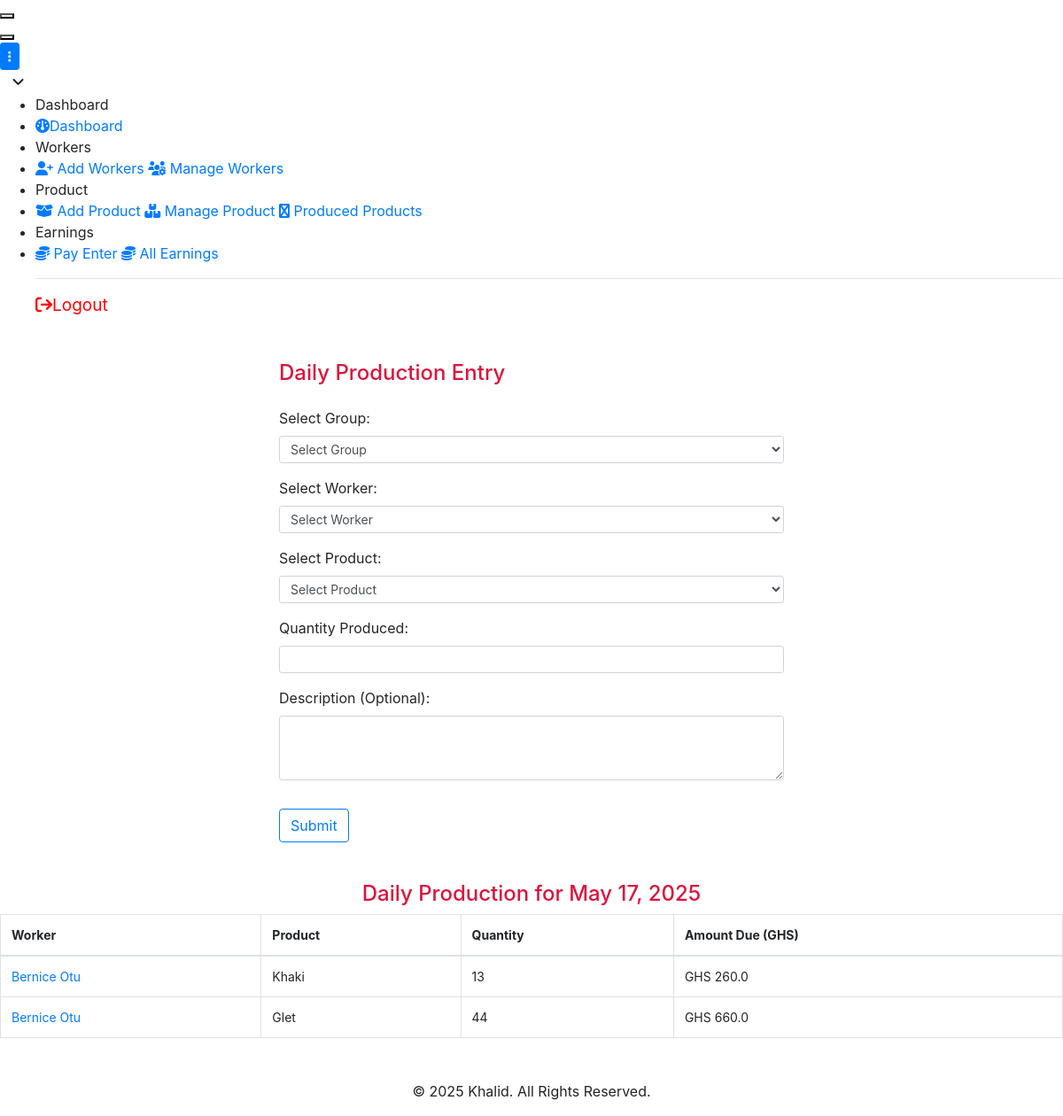
Screenshot of /earnings/ (signed in) with the database file from the repository.
### app/models.py (models this page shows, shortened)
class DailyProduction(models.Model):
    worker = models.ForeignKey('Worker', on_delete=models.CASCADE)
    product = models.ForeignKey('Product', on_delete=models.CASCADE)
    quantity = models.PositiveIntegerField()
    description = models.CharField(null=True, blank=True, max_length=200)
    date = models.DateField(default=timezone.now)
    @property
    def amount_due(self):
        return self.quantity * self.product.unit_price
    @property
    def amount_due(self):
        return self._amount_due
    @amount_due.setter
    def amount_due(self, value):
        self._amount_due = value

class Worker(models.Model):
    name = models.CharField(max_length=60)
    phone = models.CharField(max_length=20)
    email = models.EmailField(blank=True, null=True)
    gh_card = models.CharField("Ghana Card Number", max_length=20)
    profile_picture = models.ImageField(upload_to='profiles/', blank=True, null=True)
    created_at = models.DateTimeField(auto_now_add=True)
    groups = models.ForeignKey(Groups, on_delete=models.CASCADE, related_name='workers')
    is_leader = models.BooleanField(default=False)  # New field for leader status

class Product(models.Model):
    item = models.CharField(max_length=100)
    unit_price = models.DecimalField(max_digits=10, decimal_places=2)

### app/views.py (the view, shortened to what this page needs)
# urls.py: path('earnings/', views.dashboard_view, name='dashboard_view'),
@login_required
def dashboard_view(request):
    today = date.today()
    daily_data = DailyProduction.objects.filter(date=today).annotate(
        amount_due=ExpressionWrapper(
            F('quantity') * F('product__unit_price'),
            output_field=FloatField()
        )
    )
    monthly_group_summary = DailyProduction.objects.annotate(
        month=TruncMonth('date'),
        group_name=F('worker__groups__name')
    ).values('month', 'group_name').annotate(
        total_quantity=Sum('quantity'),
        total_due=Sum(
            ExpressionWrapper(
                F('quantity') * F('product__unit_price'),
                output_field=FloatField()
            )
        )
    ).order_by('month', 'group_name')
    context = {
        'today': today,
        'workers': Worker.objects.select_related('groups').all(),
        'daily_data': daily_data,
        'monthly_group_summary': monthly_group_summary,
        'groups': Groups.objects.all(),
        'products': Product.objects.all(),
    }
    return render(request, 'prod/work.html', context)

### app/templates/prod/work.html (shortened to what this page needs)
{% extends "base.html" %}
{% block content %}
<div class="container mt-5" style="max-width: 600px;">
    <h4 class="mb-4">Daily Production Entry</h4>
    <form method="POST" enctype="multipart/form-data">
<div class="form-group mb-3">
    <label for="group">Select Group:</label>
    <select id="group" name="group" class="form-control form-control-sm" required>
        <option value="">Select Group</option>
    </select>
</div>
<div class="form-group mb-3">
    <label for="worker">Select Worker:</label>
    <select id="worker" name="worker" class="form-control form-control-sm" required>
        <option value="">Select Worker</option>
    </select>
</div>
        <div class="form-group mb-3">
            <label for="product">Select Product:</label>
            <select id="product" name="product" class="form-control form-control-sm" required>
                <option value="">Select Product</option>
            </select>
        </div>
        <div class="form-group mb-3">
            <label for="quantity">Quantity Produced:</label>
            <input type="number" id="quantity" name="quantity" class="form-control form-control-sm" required>
        </div>
        <div class="form-group mb-3">
    <label for="description">Description (Optional):</label>
    <textarea id="description" name="description" class="form-control form-control-sm" rows="3"></textarea>
</div>
       <button type="submit" class="btn btn-outline-primary mt-3">Submit</button>
    </form>
</div>
    <div class="mt-4" style="padding-top: 20px;">
        <h4 class="text-center">Daily Production for {{ today }}</h4>
       <table class="table table-bordered table-hover">
  <thead>
    <tr>
      <th>Worker</th>
      <th>Product</th>
      <th>Quantity</th>
      <th>Amount Due (GHS)</th>
    </tr>
  </thead>
  <tbody>
    {% for record in daily_data %}
    <tr>
      <td>
        <a href="{% url 'worker_detail' record.worker.id %}">
          {{ record.worker.name }}
        </a>
      </td>
      <td>{{ record.product.item }}</td>
      <td>{{ record.quantity }}</td>
      <td>GHS {{ record.amount_due }}</td>
    </tr>
    {% empty %}
    <tr>
      <td colspan="4">No production records for today.</td>
    </tr>
    {% endfor %}
  </tbody>
</table>
    </div>
</div>
{% endblock %}

### app/templates/base.html (style rules this page uses)
h4 { color: crimson; }
a { text-decoration: none !important; }

### app/templates/prod/work.html (style rules this page uses)
tr { font-size: 14px; }

### rows the page displays
DailyProduction: worker.name "Bernice Otu", product.item "Khaki", quantity "13", amount_due "260.0"
DailyProduction: worker.name "Bernice Otu", product.item "Glet", quantity "44", amount_due "660.0"
